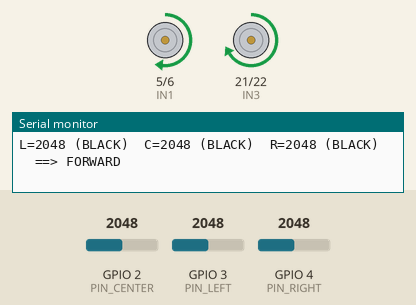
The sketch below on a simulated ESP32-C6. On the bench: motor-driver pin pairs drawn as motors (green arrow = first pin HIGH = forward, orange = second pin HIGH = backward, longer = more drive), the last lines printed to the serial monitor. The inputs (shaded band) are chosen by the test bench; at power-on: GPIO 3 (PIN_LEFT) = 2048, GPIO 4 (PIN_RIGHT) = 2048, GPIO 2 (PIN_CENTER) = 2048 (analog values on the 0–4095 scale).

Above: at 1.5 s.
1.6 s: GPIO 3 (PIN_LEFT) set to 948
3.1 s: GPIO 3 (PIN_LEFT) set to 859
At 4.3 s:
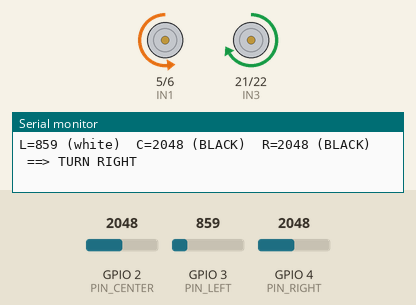
4.6 s: GPIO 4 (PIN_RIGHT) set to 970
6.1 s: GPIO 4 (PIN_RIGHT) set to 837
At 6.5 s:
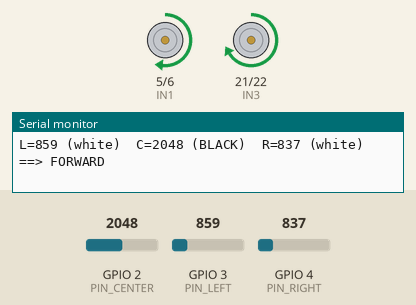
8.0 s: GPIO 3 (PIN_LEFT) set to 940
At 8.8 s:
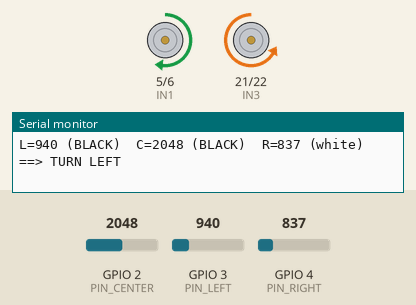
9.5 s: GPIO 2 (PIN_CENTER) set to 957
11.0 s: GPIO 2 (PIN_CENTER) set to 845
Timing chart, 0 to 13.9 s (numbered marks = the images above; inputs shaded):
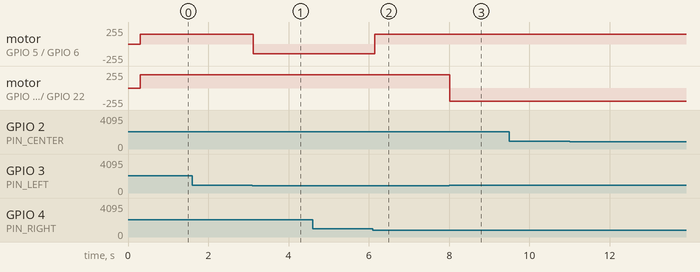

Measured:
- the behaviour switches between 901 and 900 on GPIO 3 (PIN_LEFT) (found by bisection; images 0 and 1)
- the behaviour switches between 901 and 900 on GPIO 4 (PIN_RIGHT) (found by bisection; images 1 and 2)
- after the input at 3.1 s, motor on GPIO 5 (IN1) / GPIO 6 (IN2): forward 144/255 → backward 144/255 at once
- after the input at 6.1 s, motor on GPIO 5 (IN1) / GPIO 6 (IN2): backward 144/255 → forward 144/255 after 0.05 s
- after the input at 8.0 s, motor on GPIO 21 (IN3) / GPIO 22 (IN4): forward 200/255 → backward 200/255 at once

The sketch:

motion_sensing_integrated.ino
```cpp
#include <Arduino.h>

/* ================== DRV8833 PIN MAP (ESP32) ================== */
const int IN1 = 5;    // Left A
const int IN2 = 6;    // Left B
const int IN3 = 21;   // Right A
const int IN4 = 22;   // Right B

/* ================== SPEED / TRIM TUNING ================== */
const int SPEED_FWD  = 200;   // forward drive
const int SPEED_TURN = 200;   // in-place spin
float TRIM_LEFT  = 0.72f;     // left was faster → trim it down
float TRIM_RIGHT = 1.00f;
const int MIN_PWM = 60;       // minimum PWM to break static friction

/* ================== SENSORS (ESP32-C6 ADC1) ================== */
// LEFT->GPIO3, CENTER->GPIO2, RIGHT->GPIO4
const int PIN_LEFT   = 3;
const int PIN_CENTER = 2;
const int PIN_RIGHT  = 4;

const int THRESH = 900;
const int AVG_N  = 8;

static inline int readAvg(int pin) {
  long s = 0;
  for (int i = 0; i < AVG_N; ++i) s += analogRead(pin);
  return (int)(s / AVG_N);
}

/* ================== MOTOR HELPERS ================== */
static inline int applyTrimClamp(int duty, float trim) {
  int d = (int)roundf(duty * trim);
  if (d < 0) d = 0;
  if (d > 255) d = 255;
  if (d > 0 && d < MIN_PWM) d = MIN_PWM;
  return d;
}

static inline void leftForwardRaw (int duty){ analogWrite(IN1, duty); analogWrite(IN2, 0); }
static inline void leftReverseRaw (int duty){ analogWrite(IN1, 0);    analogWrite(IN2, duty); }
static inline void rightForwardRaw(int duty){ analogWrite(IN3, duty); analogWrite(IN4, 0); }
static inline void rightReverseRaw(int duty){ analogWrite(IN3, 0);    analogWrite(IN4, duty); }

static inline void leftForward (int duty){ leftForwardRaw (applyTrimClamp(duty, TRIM_LEFT));  }
static inline void leftReverse (int duty){ leftReverseRaw (applyTrimClamp(duty, TRIM_LEFT));  }
static inline void rightForward(int duty){ rightForwardRaw(applyTrimClamp(duty, TRIM_RIGHT)); }
static inline void rightReverse(int duty){ rightReverseRaw(applyTrimClamp(duty, TRIM_RIGHT)); }

void motorsCoast() {
  analogWrite(IN1, 0); analogWrite(IN2, 0);
  analogWrite(IN3, 0); analogWrite(IN4, 0);
  digitalWrite(IN1, LOW);  digitalWrite(IN2, LOW);
  digitalWrite(IN3, LOW);  digitalWrite(IN4, LOW);
}

void motorsBrake() {
  analogWrite(IN1, 0); analogWrite(IN2, 0);
  analogWrite(IN3, 0); analogWrite(IN4, 0);
  digitalWrite(IN1, HIGH); digitalWrite(IN2, HIGH);
  digitalWrite(IN3, HIGH); digitalWrite(IN4, HIGH);
}

/* ================== MOTIONS ================== */
void forward(int duty = SPEED_FWD) { leftForward(duty); rightForward(duty); }

// NOTE: swapped to match your wiring so labels == motion
void turnLeft(int duty = SPEED_TURN) {
  // previously: leftReverse + rightForward
  // now: leftForward + rightReverse → vehicle yaws LEFT on your setup
  leftForward(duty);
  rightReverse(duty);
}

void turnRight(int duty = SPEED_TURN) {
  // previously: leftForward + rightReverse
  // now: leftReverse + rightForward → vehicle yaws RIGHT on your setup
  leftReverse(duty);
  rightForward(duty);
}

void stopMotion(bool hardBrake = true){ if (hardBrake) motorsBrake(); else motorsCoast(); }

/* ================== SETUP / LOOP ================== */
void setup() {
  Serial.begin(115200);
  delay(300);
  Serial.println("Line-follow + DRV8833 motion (trim + hard brake)");

  pinMode(IN1, OUTPUT); pinMode(IN2, OUTPUT);
  pinMode(IN3, OUTPUT); pinMode(IN4, OUTPUT);
  motorsCoast();

  // Optional PWM freq per pin:
  // analogWriteFrequency(IN1, 20000); analogWriteFrequency(IN2, 20000);
  // analogWriteFrequency(IN3, 20000); analogWriteFrequency(IN4, 20000);

  analogReadResolution(12); // 0..4095
  pinMode(PIN_LEFT, INPUT);
  pinMode(PIN_CENTER, INPUT);
  pinMode(PIN_RIGHT, INPUT);

  Serial.println("IR: LEFT=GPIO3, CENTER=GPIO2, RIGHT=GPIO4; tune THRESH as needed.");
}

void loop() {
  int vL = readAvg(PIN_LEFT);
  int vC = readAvg(PIN_CENTER);
  int vR = readAvg(PIN_RIGHT);

  bool L_black = (vL > THRESH);
  bool C_black = (vC > THRESH);
  bool R_black = (vR > THRESH);

  const char* action = "STOP";

  if (R_black && !L_black) {
    turnRight(SPEED_TURN);
    action = "TURN RIGHT";
  } else if (L_black && !R_black) {
    turnLeft(SPEED_TURN);
    action = "TURN LEFT";
  } else if (C_black || (L_black && R_black)) {
    forward(SPEED_FWD);
    action = "FORWARD";
  } else if (!L_black && !C_black && !R_black) {
    forward(SPEED_FWD); // all white → straight
    action = "FORWARD";
  } else {
    stopMotion(true);
    action = "STOP";
  }

  Serial.print("L="); Serial.print(vL); Serial.print(L_black ? " (BLACK)  " : " (white)  ");
  Serial.print("C="); Serial.print(vC); Serial.print(C_black ? " (BLACK)  " : " (white)  ");
  Serial.print("R="); Serial.print(vR); Serial.print(R_black ? " (BLACK)  " : " (white)  ");
  Serial.print(" ==> "); Serial.println(action);

  delay(50);
}
```

lcdControl.ino
```cpp
//LCD Stuff

// #include <U8g2lib.h>
// #include <Wire.h>

// // Try SH1106 I2C first
// U8G2_SH1106_128X64_NONAME_F_HW_I2C u8g2(U8G2_R0, /* reset=*/ U8X8_PIN_NONE);

// void setup(void) {
//   u8g2.begin();
// }

// void loop(void) {
//   u8g2.clearBuffer();
//   u8g2.setFont(u8g2_font_ncenB08_tr);
//   u8g2.drawStr(0,10,"Hello ESP32!");
//   u8g2.sendBuffer();
//   delay(1000);
// }
```
